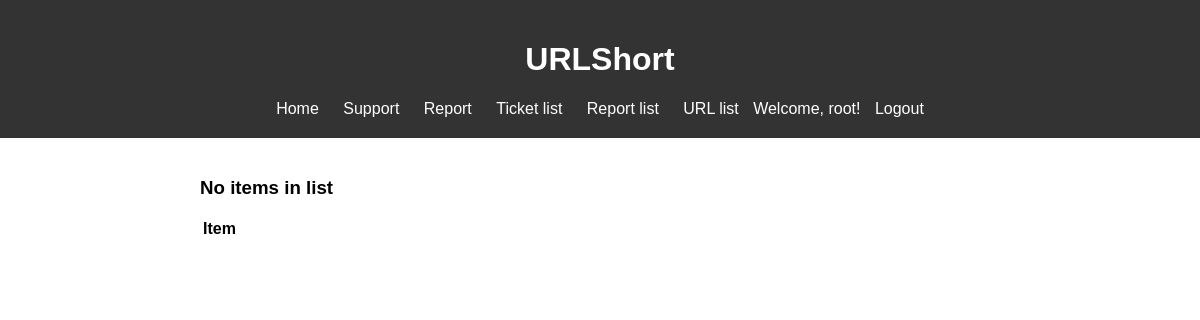
Before: /support-list/ (signed in) with the older database file.
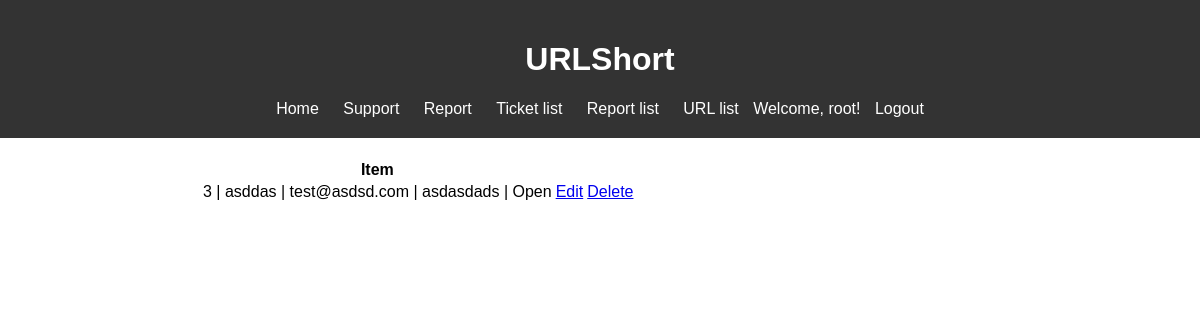
After: the same page with the newer database file.
### urlshortapp/models.py (models this page shows)
class Support(models.Model):
    subject = models.CharField(max_length=255, blank=False, null=False)
    email = models.EmailField(blank=False, null=False)
    description = models.TextField(blank=False, null=False)
    status = models.CharField(blank=False, null=False, default='Open', choices=STATUS_CHOICES, max_length=20)

### urlshortapp/views.py (the view)
# urls.py: path('support-list/', ListSupportView.as_view(), name='support-list'),
class ListSupportView(LoginRequiredMixin, ListView):
    model = Support
    context_object_name = 'support_tickets'

### urlshortapp/templates/urlshortapp/support_list.html
{% extends 'urlshortapp/base.html' %}
{% block content %}
<table>
    <tr>
        <th>Item</th>
        <th></th>
        <th></th>
    </tr>
    {% for ticket in support_tickets %}
        <tr>
            <td>{{ ticket.id }} | {{ ticket.subject }} | {{ ticket.email }} | {{ ticket.description }}
                | {{ ticket.status }}</td>
            <td><a href="{% url 'support-update' ticket.id %}">Edit</a></td>
            <td><a href="{% url 'support-delete' ticket.id %}">Delete</a></td>
        </tr>
    {% empty %}
        <h3>No items in list</h3>
    {% endfor %}
</table>
{% endblock %}

Changed rows visible on the page:
added Support: id "3", subject "asddas", email "test@asdsd.com", description "asdasdads", status "Open"
Other visible differences:
text no longer shown: "No items in list"
